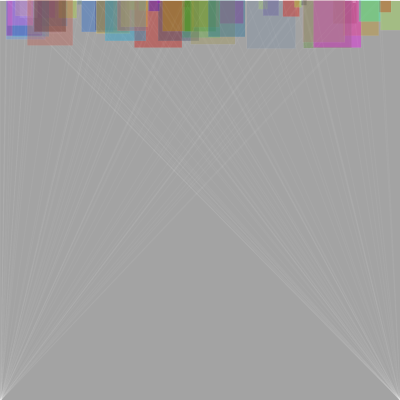
Frame 1 (no input)
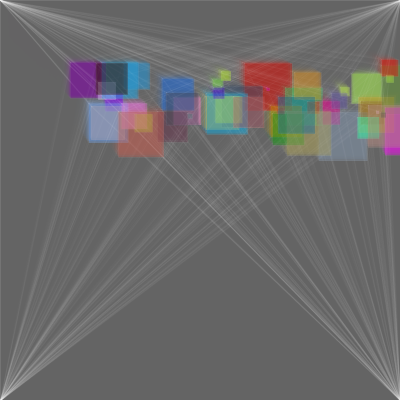
Frame 60 (the mouse pressed at the canvas centre just before this capture)
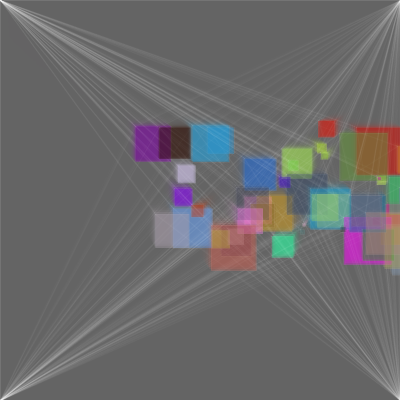
Frame 120 (the mouse held since frame 60 and released just before this capture)

The Processing sketch that drew these frames (run headless with seeded random() and noise(); from frame 60 on, the mouse is pressed at the canvas centre):

// Processing sketch: processing_44910
// ── processing_44910.pde



final int MAX = 50;

float [ ] xPos;
float [ ] yPos;
float [ ] deltaY;
float [ ] deltaX;
float [ ] dia;
color [ ] col;

void setup()
{
  size (400,400);
  stroke(255,10);
  //smooth();

  xPos = new float [MAX];
  initializeArray(xPos, 0,width);
  yPos = new float [MAX];
  initializeArray(yPos, 0,0);
  deltaX = new float [MAX];
  initializeArray(deltaX, 1, 2);
  dia = new float [MAX];
  initializeArray(dia, 2,50);
  deltaY = new float [MAX];
  initializeArray(deltaY, 1, 2);
  col = new color [MAX];
  initializeColorArray();
}

void initializeArray(float [ ] arrayname, float lowval, float highval)
{
  for(int i = 0; i < arrayname.length; i++)
  {
    arrayname[i ] = random(lowval, highval);
  }
}

void initializeColorArray()
{
  for(int i = 0; i < col.length; i++)
  {
    col[i] = color(random(255), random(255), random(255), 100);
  }
}

void draw()
{
  backgrounder();
  drawFigure();
  moveFigure();
}

void backgrounder()
{
    fill(100,100);
    rect(0,0,width,height);
}

void drawFigure()
{
  for(int i = 0; i< MAX; i++)
  {
    fill(col[i]);
    rect(xPos[i], yPos[i], dia[i], dia[i]);
    line(0,0,xPos[i], yPos[i]);
    line(xPos[i], yPos[i], width, height);
    line(0,height,xPos[i], yPos[i]);
    line(xPos[i], yPos[i], width, 0);
  }
}

void moveFigure()
{
  for(int i = 0; i < MAX; i++)
  {
    yPos[i] = yPos[i] + deltaY[i];
    xPos[i] = xPos[i] + deltaX[i];

    if (yPos[i] > height || yPos[i] < 0 )
    {
      deltaY[i] = -deltaY[i];
    }
    if (xPos[i] > width || xPos[i] < 0 )
    {
      deltaX[i] = -deltaX[i];
    }
  }
}
